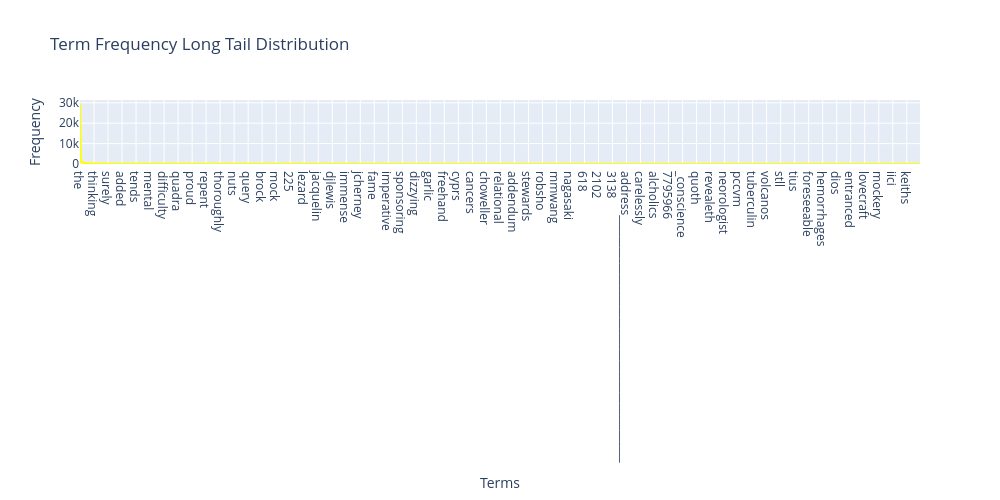

Notebook code for this chart:
### Markdown cell above
### >>> **Exercise 14 (take home):** 
Additionally, you can attempt to sort the terms on the `x-axis` by frequency instead of in alphabetical order. This way the visualization is more meaninfgul and you will be able to observe the so called [long tail](https://en.wikipedia.org/wiki/Long_tail) (get familiar with this term since it will appear a lot in data mining and other statistics courses). see picture below

![alt txt](https://upload.wikimedia.org/wikipedia/commons/thumb/8/8a/Long_tail.svg/1000px-Long_tail.svg.png)

### Code cell
# Answer here
num = len(count_vect.get_feature_names_out()) # 20

terms = count_vect.get_feature_names_out()[:num]  
frequencies = term_frequencies[:num]  

sorted_indices = np.argsort(frequencies)[::-1]

sorted_terms = terms[sorted_indices]
sorted_frequencies = frequencies[sorted_indices]

fig = go.Figure()

fig.add_trace(go.Scatter(
    x=sorted_terms,  
    y=sorted_frequencies,
    fill='tozeroy', 
    mode='lines',
    line=dict(color='yellow'),
    name='Term Frequencies'
))


fig.update_layout(
    width=1000,  
    height=500,  
    title='Term Frequency Long Tail Distribution',
    xaxis_title='Terms',
    yaxis_title='Frequency',
    showlegend=False
)

### Figure 1 — Plotly figure (JSON) as saved in the notebook; plotly's stock layout.template omitted (floating-point values rounded to 4 significant figures; data arrays with more than 128 entries replaced by an {"elided": "..."} marker saying what was removed)
{"data": [{"fill": "tozeroy", "line": {"color": "yellow"}, "mode": "lines", "name": "Term Frequencies", "type": "scatter", "x": {"elided": "35788 str values"}, "y": {"elided": "35788 int values"}}], "layout": {"height": 500, "showlegend": false, "title": {"text": "Term Frequency Long Tail Distribution"}, "width": 1000, "xaxis": {"title": {"text": "Terms"}}, "yaxis": {"title": {"text": "Frequency"}}}}
